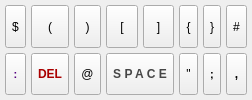
        <widget class="QFrame" name="groupArgs">
         <property name="sizePolicy">
          <sizepolicy hsizetype="Expanding" vsizetype="Expanding">
           <horstretch>0</horstretch>
           <verstretch>0</verstretch>
          </sizepolicy>
         </property>
         <property name="font">
          <font>
           <weight>50</weight>
           <bold>false</bold>
          </font>
         </property>
         <property name="toolTip">
          <string>&lt;html&gt;&lt;head/&gt;&lt;body&gt;&lt;p&gt;[ Symbols ]&lt;/p&gt;&lt;/body&gt;&lt;/html&gt;</string>
         </property>
         <layout class="QGridLayout" name="gridLayout_15">
          <property name="leftMargin">
           <number>5</number>
          </property>
          <property name="topMargin">
           <number>5</number>
          </property>
          <property name="rightMargin">
           <number>5</number>
          </property>
          <property name="bottomMargin">
           <number>5</number>
          </property>
          <property name="spacing">
           <number>5</number>
          </property>
          <item row="4" column="0">
           <layout class="QGridLayout" name="gridLayout_7">
            <item row="0" column="6">
             <widget class="QToolButton" name="btnGroupOpen">
              <property name="sizePolicy">
               <sizepolicy hsizetype="Expanding" vsizetype="Expanding">
                <horstretch>0</horstretch>
                <verstretch>0</verstretch>
               </sizepolicy>
              </property>
              <property name="font">
               <font>
                <weight>50</weight>
                <bold>false</bold>
               </font>
              </property>
              <property name="focusPolicy">
               <enum>Qt::NoFocus</enum>
              </property>
              <property name="text">
               <string>{</string>
              </property>
             </widget>
            </item>
            <item row="0" column="5">
             <widget class="QToolButton" name="btnArrayClose">
              <property name="sizePolicy">
               <sizepolicy hsizetype="Expanding" vsizetype="Expanding">
                <horstretch>0</horstretch>
                <verstretch>0</verstretch>
               </sizepolicy>
              </property>
              <property name="font">
               <font>
                <weight>50</weight>
                <bold>false</bold>
               </font>
              </property>
              <property name="focusPolicy">
               <enum>Qt::NoFocus</enum>
              </property>
              <property name="text">
               <string>]</string>
              </property>
             </widget>
            </item>
            <item row="0" column="4">
             <widget class="QToolButton" name="btnArrayOpen">
              <property name="sizePolicy">
               <sizepolicy hsizetype="Expanding" vsizetype="Expanding">
                <horstretch>0</horstretch>
                <verstretch>0</verstretch>
               </sizepolicy>
              </property>
              <property name="font">
               <font>
                <weight>50</weight>
                <bold>false</bold>
               </font>
              </property>
              <property name="focusPolicy">
               <enum>Qt::NoFocus</enum>
              </property>
              <property name="text">
               <string>[</string>
              </property>
             </widget>
            </item>
            <item row="0" column="7">
             <widget class="QToolButton" name="btnGroupClose">
              <property name="sizePolicy">
               <sizepolicy hsizetype="Expanding" vsizetype="Expanding">
                <horstretch>0</horstretch>
                <verstretch>0</verstretch>
               </sizepolicy>
              </property>
              <property name="font">
               <font>
                <weight>50</weight>
                <bold>false</bold>
               </font>
              </property>
              <property name="focusPolicy">
               <enum>Qt::NoFocus</enum>
              </property>
              <property name="text">
               <string>}</string>
              </property>
             </widget>
            </item>
            <item row="0" column="1">
             <widget class="QToolButton" name="btnBrOpen">
              <property name="sizePolicy">
               <sizepolicy hsizetype="Expanding" vsizetype="Expanding">
                <horstretch>0</horstretch>
                <verstretch>0</verstretch>
               </sizepolicy>
              </property>
              <property name="font">
               <font>
                <weight>50</weight>
                <bold>false</bold>
               </font>
              </property>
              <property name="focusPolicy">
               <enum>Qt::NoFocus</enum>
              </property>
              <property name="text">
               <string>(</string>
              </property>
             </widget>
            </item>
            <item row="0" column="3">
             <widget class="QToolButton" name="btnBrClose">
              <property name="sizePolicy">
               <sizepolicy hsizetype="Expanding" vsizetype="Expanding">
                <horstretch>0</horstretch>
                <verstretch>0</verstretch>
               </sizepolicy>
              </property>
              <property name="font">
               <font>
                <weight>50</weight>
                <bold>false</bold>
               </font>
              </property>
              <property name="focusPolicy">
               <enum>Qt::NoFocus</enum>
              </property>
              <property name="text">
               <string>)</string>
              </property>
             </widget>
            </item>
            <item row="0" column="8">
             <widget class="QToolButton" name="btnSharp">
              <property name="sizePolicy">
               <sizepolicy hsizetype="Expanding" vsizetype="Expanding">
                <horstretch>0</horstretch>
                <verstretch>0</verstretch>
               </sizepolicy>
              </property>
              <property name="font">
               <font>
                <weight>50</weight>
                <bold>false</bold>
               </font>
              </property>
              <property name="focusPolicy">
               <enum>Qt::NoFocus</enum>
              </property>
              <property name="text">
               <string>#</string>
              </property>
             </widget>
            </item>
            <item row="0" column="0">
             <widget class="QToolButton" name="btnDollar">
              <property name="sizePolicy">
               <sizepolicy hsizetype="Expanding" vsizetype="Expanding">
                <horstretch>0</horstretch>
                <verstretch>0</verstretch>
               </sizepolicy>
              </property>
              <property name="font">
               <font>
                <weight>50</weight>
                <bold>false</bold>
               </font>
              </property>
              <property name="focusPolicy">
               <enum>Qt::NoFocus</enum>
              </property>
              <property name="text">
               <string>$</string>
              </property>
             </widget>
            </item>
            <item row="1" column="8">
             <widget class="QToolButton" name="btnColon">
              <property name="sizePolicy">
               <sizepolicy hsizetype="Expanding" vsizetype="Expanding">
                <horstretch>0</horstretch>
                <verstretch>0</verstretch>
               </sizepolicy>
              </property>
              <property name="font">
               <font>
                <weight>75</weight>
                <bold>true</bold>
               </font>
              </property>
              <property name="focusPolicy">
               <enum>Qt::NoFocus</enum>
              </property>
              <property name="text">
               <string>,</string>
              </property>
             </widget>
            </item>
            <item row="1" column="7">
             <widget class="QToolButton" name="btnSemiColon">
              <property name="sizePolicy">
               <sizepolicy hsizetype="Expanding" vsizetype="Expanding">
                <horstretch>0</horstretch>
                <verstretch>0</verstretch>
               </sizepolicy>
              </property>
              <property name="font">
               <font>
                <pointsize>8</pointsize>
                <weight>75</weight>
                <italic>false</italic>
                <bold>true</bold>
                <underline>false</underline>
               </font>
              </property>
              <property name="focusPolicy">
               <enum>Qt::NoFocus</enum>
              </property>
              <property name="text">
               <string>;</string>
              </property>
             </widget>
            </item>
            <item row="1" column="0">
             <widget class="QToolButton" name="btnAssign">
              <property name="sizePolicy">
               <sizepolicy hsizetype="Expanding" vsizetype="Expanding">
                <horstretch>0</horstretch>
                <verstretch>0</verstretch>
               </sizepolicy>
              </property>
              <property name="font">
               <font>
                <pointsize>8</pointsize>
                <weight>75</weight>
                <italic>false</italic>
                <bold>true</bold>
                <underline>false</underline>
                <strikeout>false</strikeout>
               </font>
              </property>
              <property name="focusPolicy">
               <enum>Qt::NoFocus</enum>
              </property>
              <property name="styleSheet">
               <string notr="true">color: rgb(85, 0, 127);</string>
              </property>
              <property name="text">
               <string>:</string>
              </property>
             </widget>
            </item>
            <item row="1" column="1">
             <widget class="QToolButton" name="btnDel">
              <property name="sizePolicy">
               <sizepolicy hsizetype="Expanding" vsizetype="Expanding">
                <horstretch>0</horstretch>
                <verstretch>0</verstretch>
               </sizepolicy>
              </property>
              <property name="font">
               <font>
                <weight>75</weight>
                <bold>true</bold>
               </font>
              </property>
              <property name="focusPolicy">
               <enum>Qt::NoFocus</enum>
              </property>
              <property name="styleSheet">
               <string notr="true">color: rgb(170, 0, 0);</string>
              </property>
              <property name="text">
               <string>DEL</string>
              </property>
             </widget>
            </item>
            <item row="1" column="4" colspan="2">
             <widget class="QToolButton" name="btnSpace">
              <property name="sizePolicy">
               <sizepolicy hsizetype="Expanding" vsizetype="Expanding">
                <horstretch>0</horstretch>
                <verstretch>0</verstretch>
               </sizepolicy>
              </property>
              <property name="font">
               <font>
                <weight>75</weight>
                <bold>true</bold>
               </font>
              </property>
              <property name="focusPolicy">
               <enum>Qt::NoFocus</enum>
              </property>
              <property name="styleSheet">
               <string notr="true">color: rgb(70, 70, 70);</string>
              </property>
              <property name="text">
               <string>S P A C E</string>
              </property>
             </widget>
            </item>
            <item row="1" column="3">
             <widget class="QToolButton" name="btnAt">
              <property name="sizePolicy">
               <sizepolicy hsizetype="Expanding" vsizetype="Expanding">
                <horstretch>0</horstretch>
                <verstretch>0</verstretch>
               </sizepolicy>
              </property>
              <property name="text">
               <string>@</string>
              </property>
             </widget>
            </item>
            <item row="1" column="6">
             <widget class="QToolButton" name="btnDCout">
              <property name="sizePolicy">
               <sizepolicy hsizetype="Expanding" vsizetype="Expanding">
                <horstretch>0</horstretch>
                <verstretch>0</verstretch>
               </sizepolicy>
              </property>
              <property name="text">
               <string>&quot;</string>
              </property>
             </widget>
            </item>
           </layout>
          </item>
         </layout>
        </widget>
